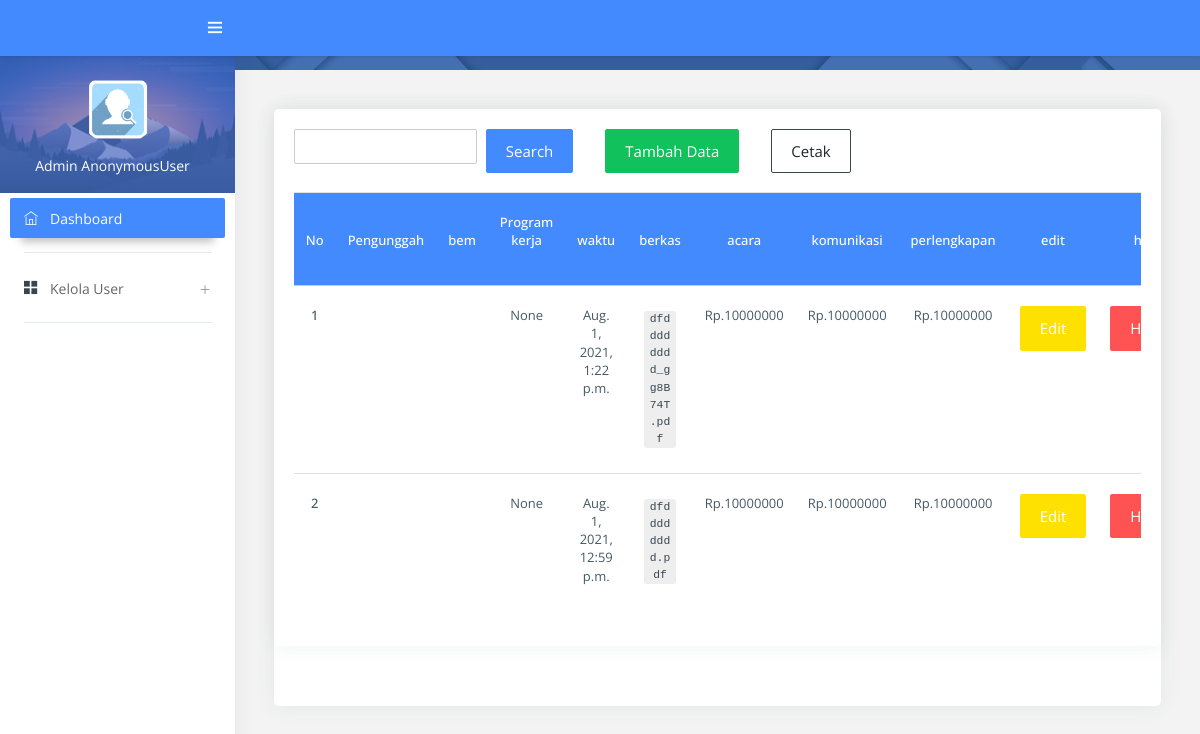
Page /proposal on the committed database.
### data/models.py (models this page shows)
class tabelproposal(models.Model):
    CATEGORY=( ('diterima', 'diterima'), ('ditolak' , 'ditolak'), ('diperiksa' , 'diperiksa'), )
    CATEGORY1=( ('BEM-UNUJA', 'BEM-UNUJA'), ('BEMF-teknik' , 'BEMF-teknik'), ('BEMF-FAI' , 'BEMF-FAI'), ('BEMF-KES' , 'BEMF-KES'), ('BEMF-Soshum' , 'BEMF-Soshum'),)
    id_Adminbem = models.ForeignKey(Adminbem, blank=True, null= True, on_delete=models.SET_NULL)
    relasiproker = models.ForeignKey('proker', null=True, on_delete=models.SET_NULL)
    file = models.FileField(blank=True, null=True)
    acara = models.IntegerField(blank=True, null=True)
    konsumsi = models.IntegerField(blank=True, null=True)
    perlengkapan = models.IntegerField(blank=True, null=True)
    notifikasi = models.CharField(max_length=200, blank=True, null=True, choices=CATEGORY)
    catatan = models.CharField(max_length=200, blank=True, null=True)
    date_created= models.DateTimeField(auto_now_add=True, null=True)

### data/views.py (the view)
# urls.py: path('proposal', views.proposal, name='proposal'),
def proposal(request):
    list_berkas = tabelproposal.objects.order_by('-id')
    filterberkas = berkasFilter(request.GET, queryset=list_berkas)
    list_berkas = filterberkas.qs
    context = {
        'judul': 'unggah proposal',
        'berkas': list_berkas,
        'filter_berkas' : filterberkas,
        }
    return render(request, 'data/admin/proposal.html', context)

### data/templates/data/admin/proposal.html (shortened to what this page needs)
{% extends "data/admin/base.html" %}
{% load widget_tweaks %}
{% block content %}
<div class="pcoded-content">
    <div class="page-header">
        <div class="page-block">
        </div>
    </div>
    <div class="pcoded-inner-content">
        <div class="main-body">
            <div class="page-wrapper">
                <div class="page-body">
                    <div class="row">
                        <div class="col-xl-12">
                            <div class="card proj-progress-card">
                                <div class="">
                                    <div class="">
                                        <div class="page-body">
                                            <div class="card">
                                                <div class="card-block table-border-style">
                                                    <form method="get">
                                                        <div class="row">
                                                            <div style="margin-left: 15px;">{{ filter_berkas.form.pengunggah| add_class:"form-control" }}</div>
                                                            <button class="btn btn-primary" type="submit" style="margin-left: 9px;">search</button>
                                                            <a role="button" href="{% url 'tambah_proposal' %}" style="margin-left: 2pc;" type="button" class="btn btn-success waves-effect" data-toggle="tooltip" data-placement="right" title="tambah data proposal">
                                                                Tambah Data
                                                            </a>
                                                            <a role="button" href="{% url 'cetakproposal' %}" style="margin-left: 2pc;" type="button" class="btn waves-effect waves-light btn-inverse btn-outline-inverse" data-toggle="tooltip" data-placement="right" title="cetak ke bentuk exel">
                                                                cetak
                                                            </a>
                                                        </div>
                                                        <br>
                                                    </form>
                                                    <div class="table-responsive">
                                                        <table class="table">
                                                            <thead>
                                                                <tr class="bg-primary" style="text-align: center;">
                                                                    <th><p>No</p></th>
                                                                    <th><p>Pengunggah</p></th>
                                                                    <th><p>bem</p></th>
                                                                    <th><p>Program kerja</p></th>
                                                                    <th><p>waktu</p></th>
                                                                    <th><p>berkas</p></th>
                                                                    <th><p>acara</p></th>
                                                                    <th><p>komunikasi</p></th>
                                                                    <th><p>perlengkapan</p></th>
                                                                    <th><p>edit</p></th>
                                                                    <th><p>hapus</p></th>
                                                                </tr>
                                                            </thead>
                                                            <tbody>
                                                                {% for data in berkas %}
                                                                <tr style="text-align: center;">
                                                                    <th><p>{{forloop.counter}}</p></th>
                                                                    <td><p>{{data.pengunggah}}</p></td>
                                                                    <td><p>{{data.bem}}</p></td>
                                                                    <td><p>{{data.relasiproker}}</p></td>
                                                                    <td><p>{{data.date_created}}</p></td>
                                                                    <td><a href="{{data.file.url}}" title="lihat berkas proposal"><code>{{data.file}}</code></a></td>
                                                                    <td><p>Rp.{{data.acara}}</p></td>
                                                                    <td><p>Rp.{{data.konsumsi}}</p></td>
                                                                    <td><p>Rp.{{data.perlengkapan}}</p></td>
                                                                    <td>
                                                                        <a class="btn btn-warning" href="{% url 'update_proposal' data.id %}" role="button" title="hapus data proposal">Edit</a>
                                                                    </td>
                                                                    <td>
                                                                        <a class="btn btn-danger" href="{% url 'delete_proposal' data.id %}" role="button" title="hapus data proposal">Hapus</a>
                                                                    </td>
                                                                </tr>
                                                                {% endfor %}
                                                            </tbody>
                                                        </table>
                                                    </div>
                                                </div>
                                            </div>
                                        </div>
                                    </div>
                                </div>
                            </div>
                        </div>
                    </div>
                </div>
            </div>
        </div>
    </div>
</div>
{% endblock content %}

### rows in the picture
tabelproposal: relasiproker "None", date_created "Aug. 1, 2021, 1:22 p.m.", file "dfdddddddd_gg8B74T.pdf", acara "10000000", konsumsi "10000000", perlengkapan "10000000"
tabelproposal: relasiproker "None", date_created "Aug. 1, 2021, 12:59 p.m.", file "dfdddddddd.pdf", acara "10000000", konsumsi "10000000", perlengkapan "10000000"

### other values in the picture
{{ request.user }} "AnonymousUser"
